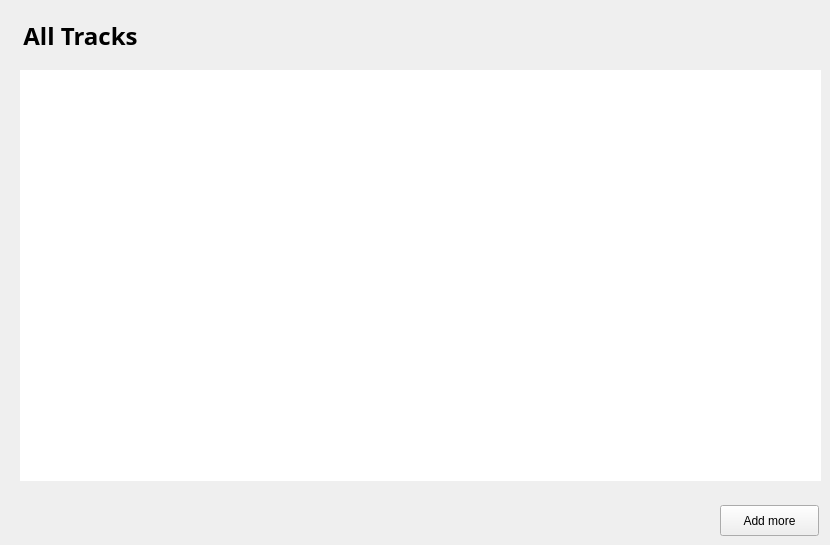
    <widget class="QWidget" name="allTracksPage">
     <widget class="QLabel" name="label_atp_1">
      <property name="geometry">
       <rect>
        <x>20</x>
        <y>20</y>
        <width>121</width>
        <height>31</height>
       </rect>
      </property>
      <property name="font">
       <font>
        <family>Work Sans</family>
        <pointsize>18</pointsize>
        <bold>true</bold>
       </font>
      </property>
      <property name="text">
       <string>All Tracks</string>
      </property>
      <property name="alignment">
       <set>Qt::AlignCenter</set>
      </property>
     </widget>
     <widget class="QListView" name="allTracksListView">
      <property name="geometry">
       <rect>
        <x>20</x>
        <y>70</y>
        <width>801</width>
        <height>411</height>
       </rect>
      </property>
      <property name="styleSheet">
       <string notr="true">color: white;
border: 0;</string>
      </property>
      <property name="movement">
       <enum>QListView::Static</enum>
      </property>
      <property name="resizeMode">
       <enum>QListView::Adjust</enum>
      </property>
      <property name="viewMode">
       <enum>QListView::IconMode</enum>
      </property>
      <property name="uniformItemSizes">
       <bool>true</bool>
      </property>
      <property name="wordWrap">
       <bool>true</bool>
      </property>
      <property name="itemAlignment">
       <set>Qt::AlignLeading</set>
      </property>
     </widget>
     <widget class="QPushButton" name="addButton_atp">
      <property name="geometry">
       <rect>
        <x>720</x>
        <y>505</y>
        <width>99</width>
        <height>31</height>
       </rect>
      </property>
      <property name="styleSheet">
       <string notr="true"/>
      </property>
      <property name="text">
       <string>Add more</string>
      </property>
     </widget>
    </widget>
